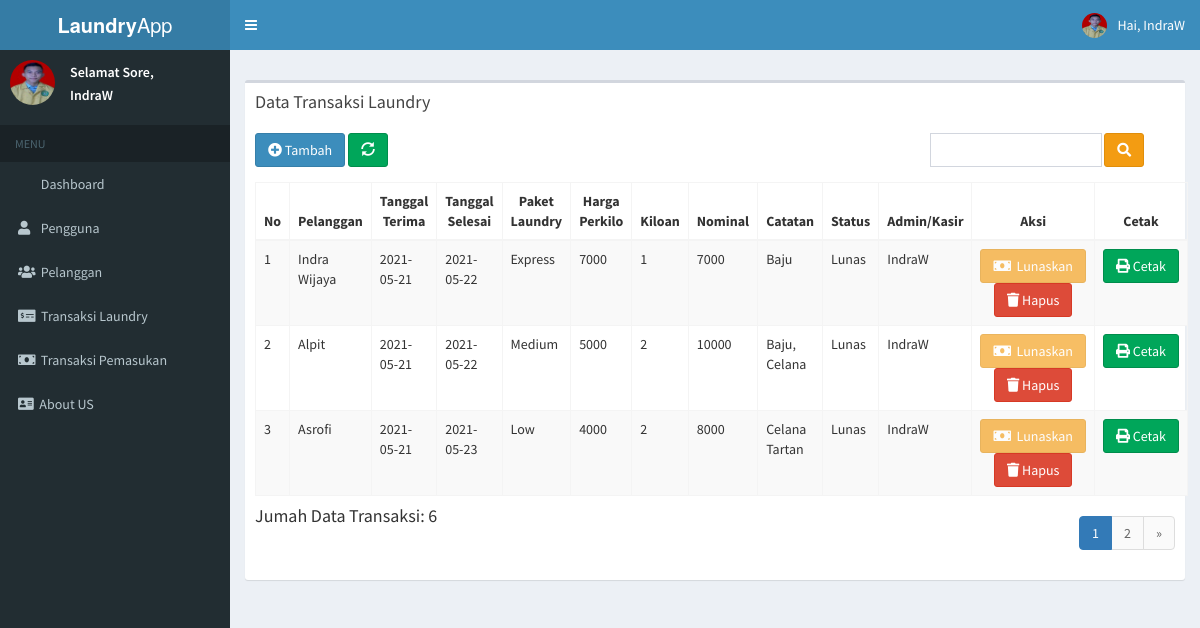
The app's page /index.php?page=laundry (signed in) with its own data.
### tables this page shows
CREATE TABLE `tb_user` (
  `id_user` int(11) NOT NULL,
  `username` varchar(100) NOT NULL,
  `nama_user` varchar(100) NOT NULL,
  `password` varchar(100) NOT NULL,
  `level` enum('Admin','Kasir') NOT NULL,
  `foto` varchar(100) NOT NULL
);

CREATE TABLE `tb_laundry` (
  `id_laundry` int(11) NOT NULL,
  `id_pelanggan` varchar(100) NOT NULL,
  `id_user` int(11) NOT NULL,
  `id_paket` int(11) NOT NULL,
  `tanggal_terima` date NOT NULL,
  `tanggal_selesai` date NOT NULL,
  `jumlah_kiloan` int(11) NOT NULL,
  `nominal` int(11) NOT NULL,
  `status` varchar(20) NOT NULL,
  `catatan` text NOT NULL
);

CREATE TABLE `tb_pelanggan` (
  `kode_pelanggan` varchar(100) NOT NULL,
  `nama_pelanggan` varchar(100) NOT NULL,
  `alamat` text NOT NULL,
  `telpon` varchar(15) NOT NULL
);

CREATE TABLE `tb_paket` (
  `id_paket` int(11) NOT NULL,
  `nama_paket` enum('Express','Medium','Low') NOT NULL,
  `harga_paket` int(100) NOT NULL
);

### page/laundry/prosesLaundry.php (called while the page is built, shortened)
<?php
include "koneksi.php";
function lihat($query)
{
  global $conn;
  $data = [];
  $result = mysqli_query($conn, $query);
  while ($row = mysqli_fetch_assoc($result)) {
    $data[] = $row;
  }
  return $data;
}

### page/laundry/laundry.php (the view, shortened to what this page needs)
<?php
include "prosesLaundry.php";
$jumlahDataPerHalaman = 3;
$jumlahData = count(lihat("SELECT * FROM tb_laundry"));
$jumlahHalaman = ceil($jumlahData / $jumlahDataPerHalaman);
if (isset($_GET['halaman'])) {
  $halamanAktif = $_GET['halaman'];
} else {
  $halamanAktif = 1;
}
$awalData = ($jumlahDataPerHalaman * $halamanAktif) - $jumlahDataPerHalaman;
$laundry = lihat("SELECT * FROM tb_laundry
                  JOIN tb_user ON (tb_user.id_user = tb_laundry.id_user)
                  JOIN tb_pelanggan ON (tb_pelanggan.kode_pelanggan = tb_laundry.id_pelanggan)
                  JOIN tb_paket ON (tb_paket.id_paket = tb_laundry.id_paket)
                  LIMIT $awalData, $jumlahDataPerHalaman");
?>
<section class="content">
  <div class="row">
    <div class="box">
      <div class="box-header">
        <h3 class="box-title">Data Transaksi Laundry</h3>
      </div>
      <div class="box-body">
        <a href="?page=laundry&aksi=tambah" class="btn btn-primary" style="margin-bottom: 10px;" style="float: left;"><i class="fas fa-plus-circle"></i>&nbsp;Tambah</a>
        <a href="?page=laundry" class="btn btn-success" style="margin-bottom: 10px;" style="float: left;"><i class="glyphicon glyphicon-refresh"></i></a>
        <form action="" method="POST" style="float: right;">
          <div class="form-group">
            <input type="text" class="form-control" name="keyword" style="width: 70%; display:inline;">
            <button type="submit" class="btn btn-warning" name="cari" style="margin-top: -3px;"><i class="fas fa-search"></i></button>
          </div>
        </form>
        <table id="example1" class="table table-bordered table-striped">
          <thead>
            <tr class="laundry">
              <th>No</th>
              <th>Pelanggan</th>
              <th>Tanggal Terima</th>
              <th>Tanggal Selesai</th>
              <th>Paket Laundry</th>
              <th>Harga Perkilo</th>
              <th>Kiloan</th>
              <th>Nominal</th>
              <th>Catatan</th>
              <th>Status</th>
              <th>Admin/Kasir</th>
              <th>Aksi</th>
              <th>Cetak</th>
            </tr>
          </thead>
          <tbody>
            <?php $no = $awalData + 1; ?>
            <?php foreach ($laundry as $dry) : ?>
              <tr>
                <td><?= $no++; ?></td>
                <td><?= $dry['nama_pelanggan']; ?></td>
                <td><?= $dry['tanggal_terima']; ?></td>
                <td><?= $dry['tanggal_selesai']; ?></td>
                <td><?= $dry['nama_paket']; ?></td>
                <td><?= $dry['harga_paket']; ?></td>
                <td><?= $dry['jumlah_kiloan']; ?></td>
                <td><?= $dry['nominal']; ?></td>
                <td><?= $dry['catatan']; ?></td>
                <td><?= $dry['status']; ?></td>
                <td><?= $dry['nama_user']; ?></td>
                <td style="text-align: center;">
                  <?php if ($dry['status'] === "Belum Lunas") : ?>
                    <a href="?page=laundry&aksi=lunas&id=<?= $dry['id_laundry']; ?>" class="btn btn-warning"><i class="fa fa-money"></i> Lunaskan</a>
                    <a onclick="return confirm('Apakah yakin ingin menghapus?')" href="?page=laundry&aksi=hapus&id=<?= $dry['id_laundry']; ?>" class="btn btn-danger disabled"><i class="fa fa-trash"></i>&nbsp;Hapus</a>
                  <?php else : ?>
                    <a href="?page=laundry&aksi=lunas&id=<?= $dry['id_laundry']; ?>" class="btn btn-warning disabled"><i class="fa fa-money"></i>&nbsp; Lunaskan</a>
                    <a onclick="return confirm('Apakah yakin ingin menghapus?')" href="?page=laundry&aksi=hapus&id=<?= $dry['id_laundry']; ?>" class="btn btn-danger"><i class="fa fa-trash"></i>&nbsp;Hapus</a>
                  <?php endif; ?>
                </td>
                <td style="text-align: center;">
                  <?php if ($dry['status'] === "Belum Lunas") : ?>
                    <a href="cetak.php" class="btn btn-success disabled">Cetak</a>
                  <?php else : ?>
                    <a href="cetak.php?id=<?= $dry['id_laundry']; ?>" class="btn btn-success" target="_blank"><i class="fas fa-print"></i>&nbsp;Cetak</a>
                  <?php endif; ?>
                </td>
              </tr>
            <?php endforeach; ?>
          </tbody>
        </table>
        <h4 style="float: left;">Jumah Data Transaksi: <?= $jumlahData; ?></h4>
        <?php if (!isset($_POST['cari'])) : ?>
          <ul class="pagination" style="float: right;">
            <?php for ($i = 1; $i <= $jumlahHalaman; $i++) : ?>
              <?php if ($halamanAktif == $i) : ?>
                <li class="active"><a href="?page=laundry&halaman=<?= $i; ?>"><?= $i; ?></a></li>
              <?php else : ?>
                <li><a href="?page=laundry&halaman=<?= $i; ?>"><?= $i; ?></a></li>
              <?php endif; ?>
            <?php endfor; ?>
            <?php if ($halamanAktif < $jumlahHalaman) : ?>
              <li><a href="?page=laundry&halaman=<?= $halamanAktif + 1; ?>">&raquo;</a></li>
            <?php endif; ?>
          <?php endif; ?>
          </ul>
      </div>
    </div>
  </div>
</section>

### index.php (shortened to what this page needs)
<?php
include "koneksi.php";
$jam = date('H') + 1;
$jamSekarang = date($jam . ':i');
if ($jamSekarang > '05:30' && $jamSekarang < '10:00') {
  $salam = 'Pagi';
} elseif ($jamSekarang >= '10:00' && $jamSekarang < '15:00') {
  $salam = 'Siang';
} elseif ($jamSekarang < '18:00') {
  $salam = 'Sore';
} else {
  $salam = 'Malam';
}
if ($_SESSION['Admin']) {
  $user = $_SESSION['Admin'];
} elseif ($_SESSION['Kasir']) {
  $user = $_SESSION['Kasir'];
}
$result = mysqli_query($conn, "SELECT * FROM tb_user WHERE id_user = $user");
$row = mysqli_fetch_assoc($result);
$nama = $row['nama_user'];
$foto = $row['foto'];
?>
<!DOCTYPE html>
<html>
<head>
  <link rel="stylesheet" href="bootstrap/css/bootstrap.min.css">
  <link rel="stylesheet" href="plugins/select2/select2.min.css">
  <link rel="stylesheet" href="https://cdnjs.cloudflare.com/ajax/libs/font-awesome/4.5.0/css/font-awesome.min.css">
  <link rel="stylesheet" href="https://pro.fontawesome.com/releases/v5.10.0/css/all.css" />
  <link rel="stylesheet" href="https://cdnjs.cloudflare.com/ajax/libs/ionicons/2.0.1/css/ionicons.min.css">
  <link rel="stylesheet" href="plugins/datatables/dataTables.bootstrap.css">
  <link rel="stylesheet" href="dist/css/AdminLTE.min.css">
  <link rel="stylesheet" href="dist/css/skins/_all-skins.min.css">
</head>
<body class="hold-transition skin-blue sidebar">
  <div class="wrapper">
    <header class="main-header">
      <a href="" class="logo">
        <span class="logo-lg"><b>Laundry</b>App</span>
      </a>
      <nav class="navbar navbar-static-top">
        <a href="#" class="sidebar-toggle" data-toggle="offcanvas" role="button">
        </a>
        <div class="navbar-custom-menu">
          <ul class="nav navbar-nav">
            <li class="dropdown user user-menu">
              <a href="#" class="dropdown-toggle" data-toggle="dropdown">
                <img src="images/<?= $foto; ?>" class="user-image" alt="User Image">
                <span class="hidden-xs">Hai, <?= $nama; ?></span>
              </a>
            </li>
          </ul>
        </div>
      </nav>
    </header>
    <?php include 'include/menu.php'; ?>
    <div class="content-wrapper">
      <section class="content-header">
        <?php include 'include/isi.php'; ?>
      </section>
    </div>
  </div>
</body>
</html>

### include/menu.php
<aside class="main-sidebar">
  <section class="sidebar">
    <div class="user-panel">
      <div class="pull-left image">
        <img src="images/<?= $foto; ?>" class="img-circle" alt="User Image">
      </div>
      <div class="pull-left info" style="margin-top: 0px;">
        <p>Selamat <?= $salam; ?>, </p>
        <p><?= $nama; ?></p>
      </div>
    </div>
    <ul class="sidebar-menu" style="margin-top: 10px;">
      <li class="header">MENU</li>
      <li><a href="?page="><i class="fa fa-dashboard"></i> Dashboard</a></li>
      <?php if ($_SESSION['Admin']) : ?>
        <li><a href="?page=pengguna"><i class="fa fa-user"></i> Pengguna</a></li>
      <?php endif; ?>
      <li><a href="?page=pelanggan"><i class="fa fa-users"></i> Pelanggan</a></li>
      <li><a href="?page=laundry"><i class="fas fa-money-check-alt"></i>&nbsp; Transaksi Laundry</a></li>
      <li><a href="?page=transaksi"><i class="fa fa-money"></i> Transaksi Pemasukan</a></li>
      <li><a href="?page=about"><i class="fas fa-address-card"></i>&nbsp; About US</a></li>
    </ul>
  </section>
</aside>

### index.php (style rules this page uses)
.laundry th { text-align: center !important; }

### records on screen
tb_user: foto (picture), nama_user "IndraW"
tb_laundry: id_pelanggan.nama_pelanggan "Indra Wijaya", tanggal_terima "2021-05-21", tanggal_selesai "2021-05-22", id_paket.nama_paket "Express", id_paket.harga_paket "7000", jumlah_kiloan "1", nominal "7000", catatan "Baju", status "Lunas", id_user.nama_user "IndraW"
tb_laundry: id_pelanggan.nama_pelanggan "Alpit", tanggal_terima "2021-05-21", tanggal_selesai "2021-05-22", id_paket.nama_paket "Medium", id_paket.harga_paket "5000", jumlah_kiloan "2", nominal "10000", catatan "Baju, Celana", status "Lunas", id_user.nama_user "IndraW"
tb_laundry: id_pelanggan.nama_pelanggan "Asrofi", tanggal_terima "2021-05-21", tanggal_selesai "2021-05-23", id_paket.nama_paket "Low", id_paket.harga_paket "4000", jumlah_kiloan "2", nominal "8000", catatan "Celana Tartan", status "Lunas", id_user.nama_user "IndraW"

### other values on screen
$salam "Sore"
$jumlahData "6"
